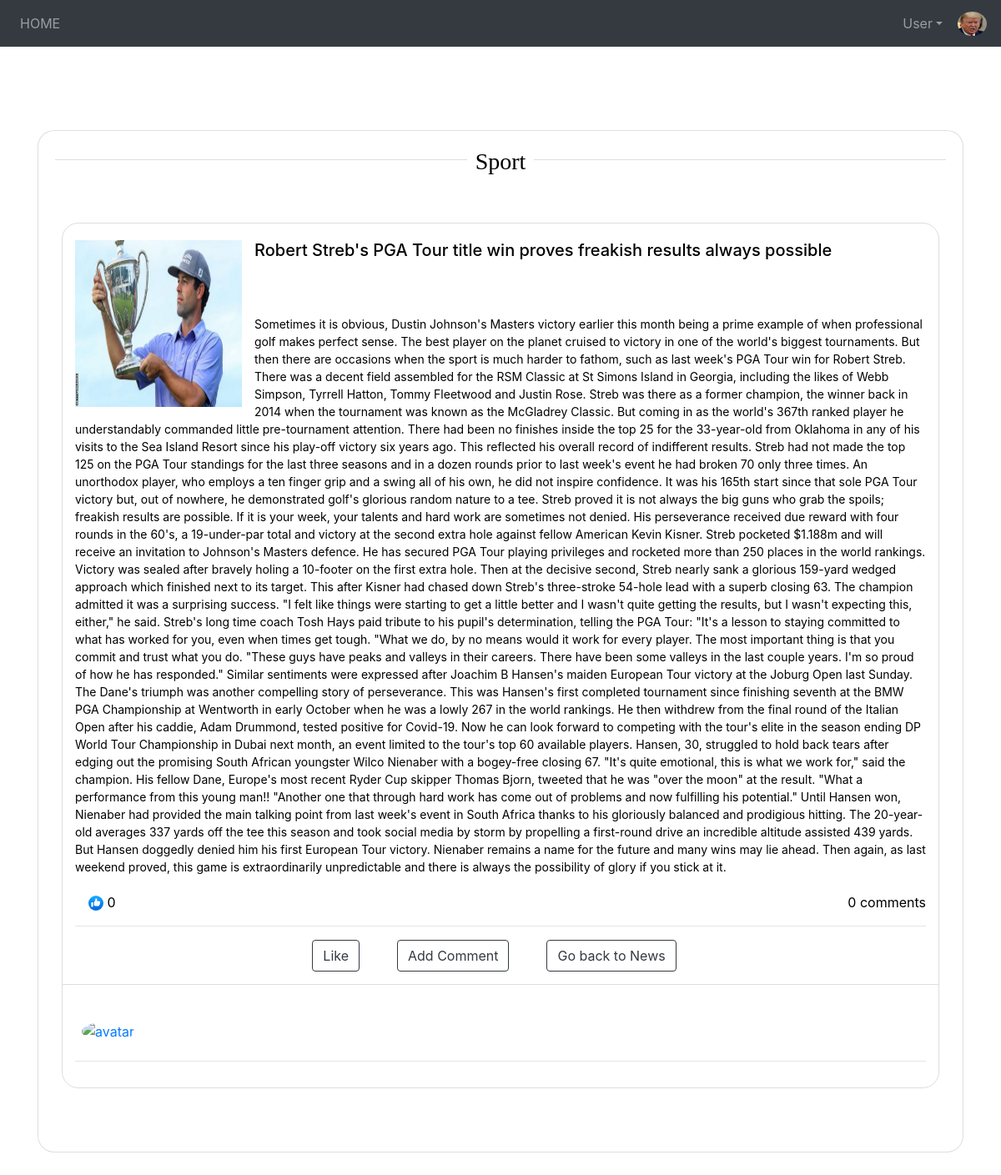
Page /article/4/ (signed in) on the committed database.
### account/models.py (models this page shows, shortened)
class Account(AbstractBaseUser):
    username = models.CharField(verbose_name='username', max_length=20, unique=True)
    email = models.EmailField(verbose_name='email', max_length=60, unique=True)
    dob = models.DateField(verbose_name='date of birth', null=True)
    favourite = models.ManyToManyField(Category, blank=True )
    likes = models.ManyToManyField(News, related_name="users",blank=True)
    profile_picture = models.ImageField(upload_to ='profilePic/', default = 'profilePic/pp.png')
    date_joined = models.DateTimeField(verbose_name='date joined', auto_now_add=True)
    last_login = models.DateTimeField(verbose_name='last login', auto_now_add=True)
    is_admin = models.BooleanField(default=False)
    is_active = models.BooleanField(default=True)
    is_staff = models.BooleanField(default=False)
    is_superuser = models.BooleanField(default=False)
    USERNAME_FIELD = 'username'
    REQUIRED_FIELDS = ['email']
    objects = MyAccountManager()

### news/models.py (models this page shows, shortened)
class News(models.Model):
    title = models.CharField(max_length=400)
    content = models.TextField(max_length=10000)
    date = models.DateField()
    category = models.ForeignKey('Category', null=True, blank=True,on_delete=models.DO_NOTHING )
    image = models.ImageField(null=True, blank=True, upload_to="gallery")
    likes = models.IntegerField(default=0)
    class Meta:
        ordering = ['-date']

class Category(models.Model):
    name = models.CharField(max_length=200)
    slug = models.SlugField()
    parent = models.ForeignKey('self', blank=True, null=True, related_name='children', on_delete=models.CASCADE)
    slug = models.SlugField(unique=True)
    class Meta:
        unique_together = ('slug', 'parent',)
        verbose_name_plural = "categories"
        ordering = ['-name']
    def __str__(self):
        full_path = [self.name]
        k = self.parent
        while k is not None:
            full_path.append(k.name)
            k = k.parent
        return ' -> '.join(full_path[::-1])

### news/views.py (the view)
# urls.py: path('article/<int:pk>/', article_view, name='article'),
@login_required
def article_view(request, pk):
    context = {}
    article = News.objects.get(pk=pk)
    comments = Comment.objects.filter(article=article)
    context = {'article': article, 'comments': comments, 'title': 'Article'}
    return render(request, 'news/article.html', context)

### news/templates/news/article.html (shortened to what this page needs)
{% extends 'news/base.html' %}
{% block content %}
  <div class="card mb-5" style="margin-top: 100px !important;">
    <div class="card-body">
      <h3 class="text-center san">{{ article.category }}</h3>
      <div class="row mt-5 ">
        <div name="article" class="d-flex p-2  panel-shadow mb-5">
          <div class="col-sm-12">
            <div class="panel panel-white post panel-shadow">
              <div class="post-heading">
                <div class="pull-left image">
                  <img style="height: 200px; width: 200px !important" src={{article.image.url}} alt="Card image cap"
                    class="img-circle avatar" alt="user profile image">
                </div>
                <div class="pull-left meta">
                  <div class="title h5">
                    <h5 class="card-text title">{{ article.title}}</h5>
                  </div>
                </div>
              </div>
              <div class="post-description">
                <p class="card-text">{{article.content|safe }}</p>
                <div class="stats">
                  <div class="row">
                    <div class="col">
                      <div class="col-sm--1 ml-3">
                        <img height="18">
                        <span id="{{article.id}}">{{article.likes}}</span>
                      </div>
                    </div>
                    <div class="col" style="text-align: right !important;">
                    {% with comments.count as total_comments%}
                      <div class="comments-count">{{ total_comments }} comment{{ total_comments|pluralize }}</div>
                    {% endwith%}
                  </div>
                  </div>
                  <hr>
                  <div class="container text-center footer_buttons">
                    <div class="row justify-content-md-center">
                      <div class="col-md-auto"><button type="button" id="like-button" class="btn btn-outline-dark stat-item" data-id={{ article.id }}>Like</button></div>
                      <div class="col-md-auto"><button type="button" id="new_comment_button" class="btn btn-outline-dark stat-item" data-id="">Add Comment</button></div>
                      <div class="col-md-auto"><a type="button" href="{% url 'news_home' %}" id="article-button" class="btn btn-outline-dark stat-item" data-id={{ news.id }}>Go back to News</a></div>
                  </div>
                  </div>
                </div>
              </div>
              <div class="post-footer">
                  {% load mptt_tags %}
                <div class="comments-list">
                  {% recursetree comments %}
                  <div id="{{ node.id }}" class="my-2 p-2 comment">
                    <a class="pull-left inactiveLink" href="#">
                      <img class="avatar" height="29" width="35" style="border-radius: 100%;" src="{{node.account.profile_picture.url}}" alt="avatar">
                    </a>
                    <div class="comment-body">
                      <div class="comment-heading">
                      </div>
                    </div>
                  </div>
                  <hr>
                    {% endrecursetree %}
                  </div>
              </div>
            </div>
          </div>
        </div>
      </div>
    </div>
  </div>
{% endblock %}

### news/templates/news/navbar.html (shortened to what this page needs)
 <nav class="navbar navbar-expand-lg navbar-dark navvv bg-dark mb-5">
    <div class="collapse navbar-collapse text-center" id="navbarTogglerDemo01">
      <ul class="navbar-nav mr-auto">
        <li class="nav-item">
          <a class="nav-link text-center" href="{% url 'news_home' %}">HOME</a>
      </li>
      </ul>
      {% if request.user.is_authenticated %}
      <table class="navbar-nav">
        <tr>
          <td class="nav-item dropdown">
            <a class="nav-link p-0 pr-3 nav-link dropdown-toggle" data-toggle="dropdown" href="#">{{user.username  | capfirst}}</a>
          </td>
          <td>
            <img id="nav_profile_pic"src="{{user.profile_picture.url}}" alt="avatar image" height="29" width="35" style="border-radius: 100%;">
            </div>
      {% else %}
      <div class="navbar-nav">
        <a class="nav-link" href="{% url 'register'  %}">Register</a>
        <a class="nav-link" href="{% url 'login'  %}">Login</a>
      </div>
      {%endif%}
  </nav>

### staticfiles/front/post.css (style rules this page uses)
.card { background-color: white; color: black; border-radius: 20px; }
.panel-white { border: 1px solid #ddd; border-radius: 20px; background-color: white; color: black; }
.post .post-heading { height: 95px; padding: 20px 15px; }
.post .post-heading .avatar { width: 60px; height: 60px; display: block; margin-right: 15px; }
.post .post-heading .meta .title { margin-bottom: 0; }
.post .post-description { padding: 15px; }
.post .post-description p { font-size: 14px; }
.post .post-description .stats { margin-top: 20px; }
.post .post-description .stats .stat-item { display: inline-block; margin-right: 15px; }
.post .post-footer { border-top: 1px solid #ddd; padding: 15px; }
.post .post-footer .comments-list { padding: 0; margin-top: 20px; list-style-type: none; }
.post .post-footer .comments-list .comment { display: block; width: 100%; margin: 20px 0; }
.post .post-footer .comments-list .comment .avatar { width: 35px; height: 35px; }
.post .post-footer .comments-list .comment .comment-heading { display: block; width: 100%; }
.post .post-footer .comments-list .comment .comment-body { margin-left: 50px; }
.san { display: flex; flex-direction: row; justify-content: center; text-align: center; font-family: 'Cinzel Decorative', cursive; }
.san:before, .san:after { background: #ddd; content: '\a0'; flex-grow: 1; height: 1px; position: relative; top: 0.5em; }
.san:before { margin-right:10px; }
.san:after { margin-left:10px; }
.inactiveLink { pointer-events: none !important; cursor: default !important; }

### rows in the picture
Account: username "User", profile_picture (picture)
News: category "Sport", image (picture), title "Robert Streb's PGA Tour title win proves freakish results always possible", content "Sometimes it is obvious, Dustin Johnson's Masters victory earlier this month being a prime example of when professional golf makes perfect sense. The best player on the planet cruised to victory in one of the world's biggest tournaments. But then there are occasions when the sport is much harder to fathom, such as last week's PGA Tour win for Robert Streb. There was a decent field assembled for the RSM Classic at St Simons Island in Georgia, including the likes of Webb Simpson, Tyrrell Hatton, Tommy Fleetwood and Justin Rose. Streb was there as a former champion, the winner back in 2014 when the tournament was known as the McGladrey Classic. But coming in as the world's 367th ranked player…", likes "0"

### other values in the picture
{{ total_comments }} "0"
